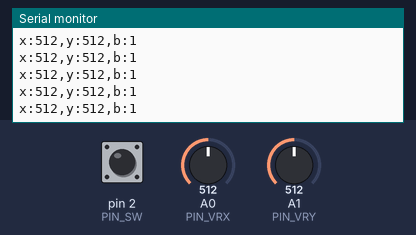
This sketch was run on a simulated Arduino Uno, built with avr-gcc and run on an emulated ATmega328P. On the bench: the last lines printed to the serial monitor. The test bench sets the inputs (shaded band); at power-on: A0 (PIN_VRX) = 512, A1 (PIN_VRY) = 512, pin 2 (PIN_SW) HIGH.

Above: at 7.2 s.
7.3 s: A0 (PIN_VRX) set to 985
At 8.0 s:
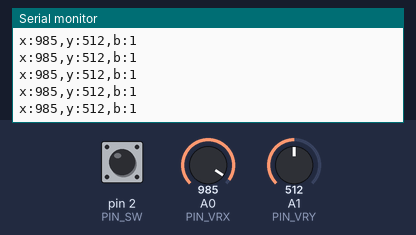
8.8 s: A0 (PIN_VRX) set to 1016
At 9.8 s:
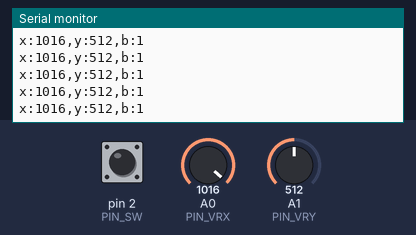
11.8 s: A1 (PIN_VRY) set to 986
At 12.4 s:
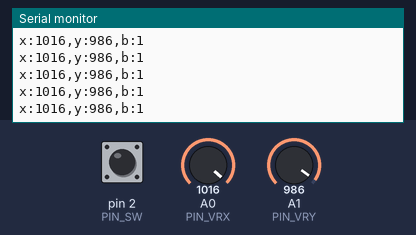
13.3 s: A1 (PIN_VRY) set to 1011
At 13.9 s:
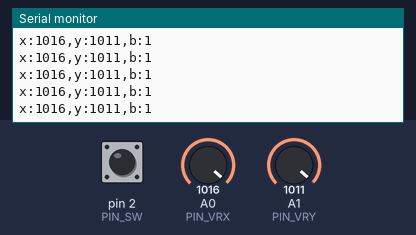
Timing chart, 0 to 15.8 s (numbered marks = the images above; inputs shaded):
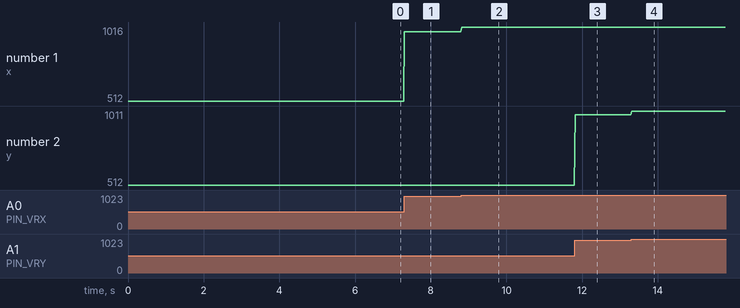

Measured:
- after the input at 7.3 s, the serial monitor: prints a new line at once (image 1)
- after the input at 8.8 s, the serial monitor: prints a new line at once (image 2)
- after the input at 11.8 s, the serial monitor: prints a new line at once (image 3)
- after the input at 13.3 s, the serial monitor: prints a new line at once (image 4)
- plotted number 1: 512 → 985 after the input at 7.3 s, 985 → 1016 after the input at 8.8 s
- plotted number 2: 512 → 986 after the input at 11.8 s, 986 → 1011 after the input at 13.3 s

The sketch:

Bubble_Venzer.ino
```cpp
// BUBBLE VENZER — joystick horizontal para mirar + botão para disparar
// Joystick: VRx -> A0 | VRy -> A1 (reservado) | SW -> D2
const int PIN_SW = 2;
const int PIN_VRX = A0;
const int PIN_VRY = A1;
void setup() { Serial.begin(9600); pinMode(PIN_SW, INPUT_PULLUP); }
void loop() {
  int x = analogRead(PIN_VRX);
  int y = analogRead(PIN_VRY);
  int b = digitalRead(PIN_SW);
  Serial.print("x:"); Serial.print(x);
  Serial.print(",y:"); Serial.print(y);
  Serial.print(",b:"); Serial.println(b);
  delay(20);
}
```
